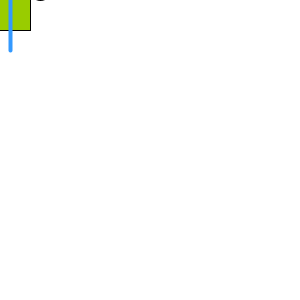
Frame 1 (no input)
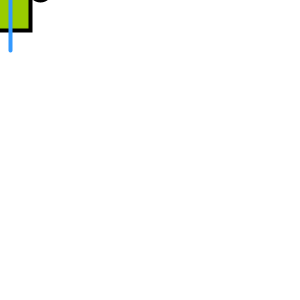
Frame 60 (the mouse pressed at the canvas centre just before this capture)
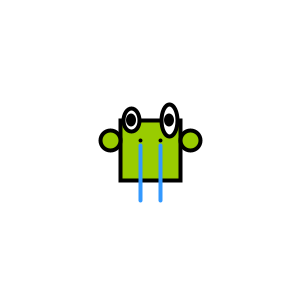
Frame 120 (the mouse held since frame 60 and released just before this capture)

The Processing sketch that drew these frames (run headless with seeded random() and noise(); from frame 60 on, the mouse is pressed at the canvas centre):

// Processing sketch: processing_23782
// ── processing_23782.pde


int x =50;
int y =30;
int eyeSize =20;
// ellipse (x,y,w,h)
void setup (){
  //set the size of window 
  size(300,300);

}

void draw() {
// - left, +right
//set ellipses and rects to CENTRER mode
background (255);
ellipseMode(CENTER);
rectMode(CENTER);

//draw body
//stroke (0);
//fill(255,51,153);
//rect(mouseX, mouseY, 20,100);

//draw head
stroke (0);
fill (153,204,0);
rect (mouseX, mouseY, 60,60);

//draw hand
stroke(0);
fill (153,204,0);
ellipse(mouseX-40,mouseY-10,20,20);
ellipse(mouseX+40,mouseY-10,20,20);


//draw eye
fill(255);
ellipse(mouseX-19, mouseY-30, 16,23);
ellipse(mouseX+19,mouseY-30,16,32);
fill(0);
noStroke();
ellipse(mouseX-19, mouseY-30, 10,13);
ellipse(mouseX+19,mouseY-30,10,13);

//draw noes
stroke(0);
point(mouseX-10,mouseY-10);
point(mouseX+10,mouseY-10);

//draw snor
smooth();
strokeWeight(4);
stroke(51,153,255);
line(mouseX-10,mouseY-5,pmouseX-10,pmouseY+50); 
line(mouseX+10,mouseY-5,pmouseX+10,pmouseY+50);
}
